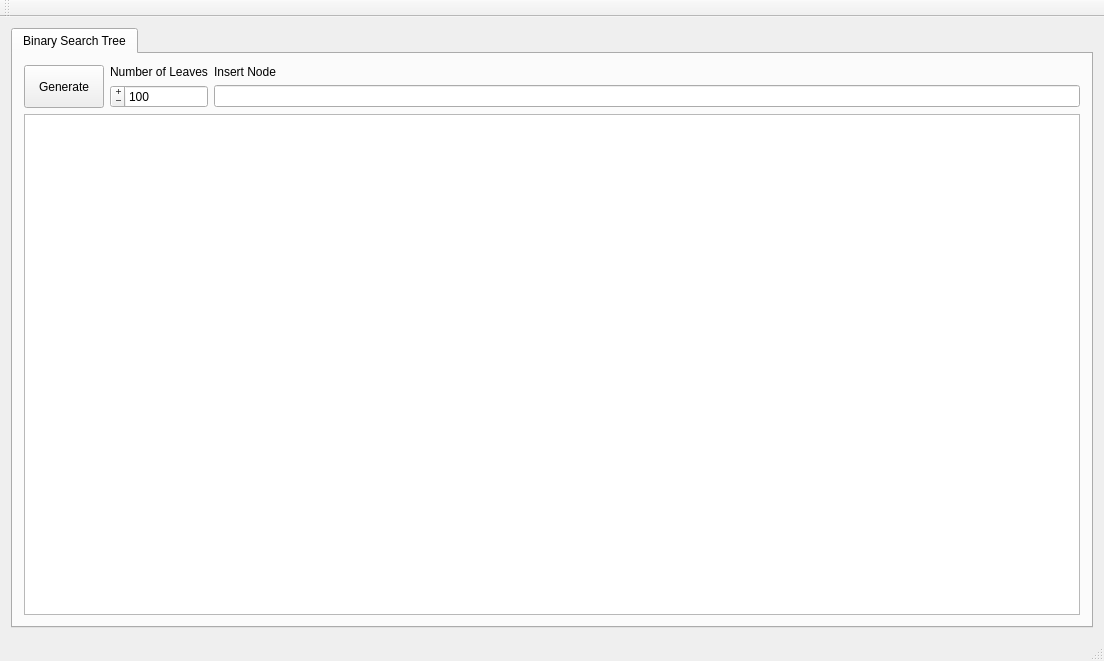
<?xml version="1.0" encoding="UTF-8"?>
<ui version="4.0">
 <class>MainWindow</class>
 <widget class="QMainWindow" name="MainWindow">
  <property name="geometry">
   <rect>
    <x>0</x>
    <y>0</y>
    <width>1104</width>
    <height>661</height>
   </rect>
  </property>
  <property name="windowTitle">
   <string>MainWindow</string>
  </property>
  <widget class="QWidget" name="centralWidget">
   <layout class="QVBoxLayout" name="verticalLayout">
    <item>
     <widget class="QTabWidget" name="tabWidget">
      <widget class="QWidget" name="BSTree">
       <attribute name="title">
        <string>Binary Search Tree</string>
       </attribute>
       <layout class="QGridLayout" name="gridLayout">
        <item row="1" column="2" colspan="2">
         <widget class="QLineEdit" name="lineEditPushNumber">
          <property name="sizePolicy">
           <sizepolicy hsizetype="MinimumExpanding" vsizetype="Fixed">
            <horstretch>0</horstretch>
            <verstretch>0</verstretch>
           </sizepolicy>
          </property>
         </widget>
        </item>
        <item row="0" column="1">
         <widget class="QLabel" name="labelNodeNumber">
          <property name="sizePolicy">
           <sizepolicy hsizetype="Maximum" vsizetype="Preferred">
            <horstretch>0</horstretch>
            <verstretch>0</verstretch>
           </sizepolicy>
          </property>
          <property name="text">
           <string>Number of Leaves</string>
          </property>
         </widget>
        </item>
        <item row="0" column="0" rowspan="2">
         <widget class="QPushButton" name="pushButtonBSTGenerate">
          <property name="sizePolicy">
           <sizepolicy hsizetype="Maximum" vsizetype="Preferred">
            <horstretch>0</horstretch>
            <verstretch>0</verstretch>
           </sizepolicy>
          </property>
          <property name="text">
           <string>Generate</string>
          </property>
         </widget>
        </item>
        <item row="0" column="2">
         <widget class="QLabel" name="labelInsertNode">
          <property name="text">
           <string>Insert Node</string>
          </property>
         </widget>
        </item>
        <item row="1" column="1">
         <widget class="QSpinBox" name="spinBoxNodesNum">
          <property name="sizePolicy">
           <sizepolicy hsizetype="Minimum" vsizetype="Fixed">
            <horstretch>0</horstretch>
            <verstretch>0</verstretch>
           </sizepolicy>
          </property>
          <property name="layoutDirection">
           <enum>Qt::RightToLeft</enum>
          </property>
          <property name="frame">
           <bool>true</bool>
          </property>
          <property name="alignment">
           <set>Qt::AlignLeading|Qt::AlignLeft|Qt::AlignVCenter</set>
          </property>
          <property name="buttonSymbols">
           <enum>QAbstractSpinBox::PlusMinus</enum>
          </property>
          <property name="accelerated">
           <bool>true</bool>
          </property>
          <property name="minimum">
           <number>1</number>
          </property>
          <property name="maximum">
           <number>100000</number>
          </property>
          <property name="stepType">
           <enum>QAbstractSpinBox::AdaptiveDecimalStepType</enum>
          </property>
          <property name="value">
           <number>100</number>
          </property>
         </widget>
        </item>
        <item row="2" column="0" colspan="4">
         <widget class="QGraphicsView" name="graphicsViewBSTree"/>
        </item>
       </layout>
      </widget>
     </widget>
    </item>
   </layout>
  </widget>
  <widget class="QMenuBar" name="menuBar">
   <property name="geometry">
    <rect>
     <x>0</x>
     <y>0</y>
     <width>1104</width>
     <height>30</height>
    </rect>
   </property>
  </widget>
  <widget class="QToolBar" name="mainToolBar">
   <attribute name="toolBarArea">
    <enum>TopToolBarArea</enum>
   </attribute>
   <attribute name="toolBarBreak">
    <bool>false</bool>
   </attribute>
  </widget>
  <widget class="QStatusBar" name="statusBar"/>
 </widget>
 <layoutdefault spacing="6" margin="11"/>
 <resources/>
 <connections/>
</ui>
